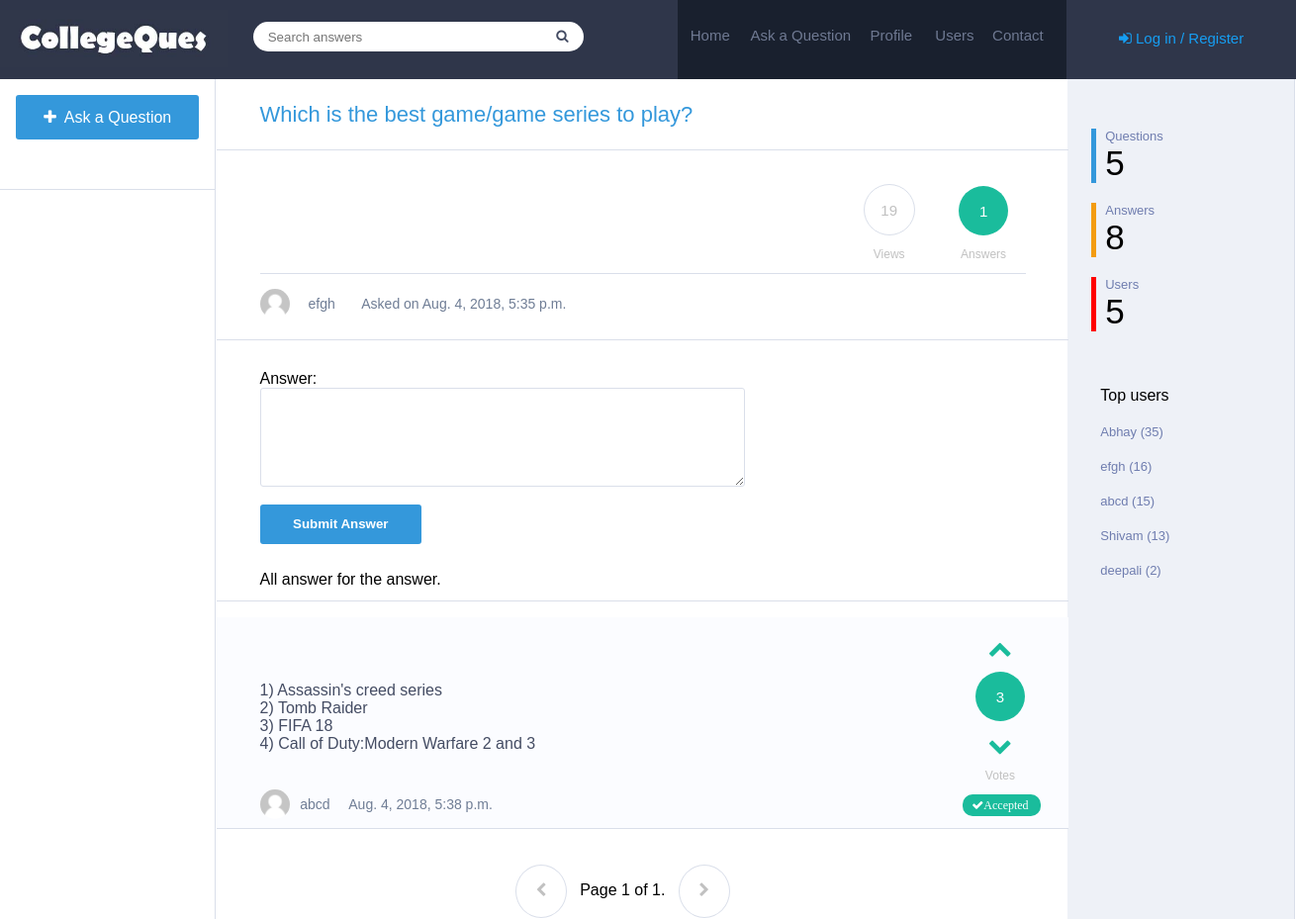
/question/3/, run on the app's committed database.
### Main/models.py (models this page shows, shortened)
class Question(models.Model):
	user=models.ForeignKey(Profile,on_delete=models.CASCADE)
	question=models.TextField()
	description=models.TextField(null=True, blank=True)
	views=models.IntegerField(default=0)
	answers=models.IntegerField(default=0)
	answered=models.IntegerField(default=0)
	timestamp=models.DateTimeField(auto_now=False, auto_now_add=True)

class Profile(models.Model):
	user=models.ForeignKey(settings.AUTH_USER_MODEL,on_delete=models.CASCADE)
	image=models.ImageField(upload_to=upload_location,null=True,blank=True,)
	location=models.TextField(default="Not mentioned")
	points=models.IntegerField(default=0)
	questions=models.IntegerField(default=0)
	answers=models.IntegerField(default=0)
	def __str__(self):
		return self.user.username

class Answer(models.Model):
	question = models.ForeignKey(Question,on_delete=models.CASCADE)
	user=models.ForeignKey(Profile,on_delete=models.CASCADE)
	answer=models.TextField()
	votes=models.IntegerField(default=0)
	accepted=models.IntegerField(default=0)
	timestamp=models.DateTimeField(auto_now=False, auto_now_add=True)

### Main/views.py (the view, shortened to what this page needs)
# urls.py: url(r'^question/(?P<id>\d+)/$', views.Question_detail,name='detail'),
def Question_detail(request,id):
  top = Profile.objects.all().order_by("-points")[:min(Profile.objects.count(),5)]
  if request.user.is_authenticated:
    profile = get_object_or_404(Profile,user=request.user)
    if profile.points < 100:
      val = str(profile.points)+" / 100"
      percent = float(profile.points)/100*100
    elif profile.points < 1000:
      val = str(profile.points)+" / 1000"
      percent = float(profile.points)/1000*100
    elif profile.points < 2000:
      val = str(profile.points)+" / 2000"
      percent = float(profile.points)/2000*100
    else:
      val = str(profile.points)
      percent = 100
  else:
    profile = get_object_or_404(Profile,id=1)
    val = ""
    percent = 100
  instance=get_object_or_404(Question,id=id)
  instance.views = instance.views + 1
  instance.save()
  queryset_list=Answer.objects.all().filter(question=instance).order_by("-accepted","-votes","-timestamp")
  query=request.GET.get('q')
  if query:
    queryset_list=queryset_list.filter(
    Q(answer__icontains=query)|
    Q(user__user__username__icontains=query)
    ).distinct()
  paginator = Paginator(queryset_list, 10)
  page = request.GET.get('page')
  try:
    queryset = paginator.page(page)
  except PageNotAnInteger:
    queryset = paginator.page(1)
  except EmptyPage:
    queryset = paginator.page(paginator.num_pages)
  context={
    "question":instance,
    "object_list":queryset,
    "page":"page",
    "profile":profile,
    "val":val,
    "percent":percent,"q":Question.objects.count(),"a":Answer.objects.count(),"u":Profile.objects.count(),"top":top
  }
  return render (request, "question.html",context)

### templates/question.html (shortened to what this page needs)
{% load static %}
<html>
<head>
<link rel='stylesheet' href='{% static "css/question.css" %}'>
<link rel="stylesheet" href="https://cdnjs.cloudflare.com/ajax/libs/font-awesome/4.7.0/css/font-awesome.min.css">
</head>
<body>
	<div class="navbar">
		<div class="logo">
			<img src='{% static "image/Logo.jpg" %}' style="width: 230px; margin-top: 10px;" />
		</div>
		<div class="search">
			<div style="margin-top: 22px; margin-left: 22.5%;">
			<form method='GET' action=''>
			<input type='text' name='q' placeholder='Search answers' value='{{request.GET.q }}' id="search1"/>
			<button type='submit' id="search2"><i class="fa fa-search" aria-hidden="true"></i></button>
			</form>
			</div>
		</div>
		<div class="navlinks">
			<h6><a href="{% url "home" %}">Home</a></h6> <h6 style="width: 30%;"><a href="{% url "create" %}">Ask a Question</a></h6> <h6><a href="{% url "profile" id=profile.id %}">Profile</a></h6> <h6><a href="{% url "user" %}">Users</a></h6> <h6><a>Contact</a></h6>
		</div>
		<div class="login" style="font-size: 15px;">
			{% if request.user.is_authenticated %}
			<p><a href="{% url "logout" %}"><i class="fa fa-sign-out" aria-hidden="true"></i> Log out</a></p>
			{% else %}
			<p><a href="{% url "login" %}"><i class="fa fa-sign-in" aria-hidden="true"></i> Log in / Register</a></p>
			{%endif %}
		</div>
	</div>
	<div class="main">
		<div class="links">
			<div id="ask-cont">
			<a href="{% url "create" %}" style="text-decoration: none;"><p class="ask"><i class="fa fa-plus" aria-hidden="true"></i>&nbsp Ask a Question</p></a>
			</div>
		</div>
		<div class="content">
			<table style="width: 100%;min-height: 100%;border-spacing: 0px;margin-right: 0px;">
				<tr>
			<td style="width:100%; float: left;">
				<div class="heading">
					<div class="tab">
						<p style="color: #3498db; padding-right: 5%;">{{ question.question }}</p>
					</div>
				</div>
			<div class="tabcontent">
				<h6 style="display: inline-block;">{{ question.description | linebreaks }}</h6>
				<div class="right">
				<div class="circle" style="display: inline-block;"><h6>{{ question.views }}</h6><p>Views</p></div>
					{% if question.answered == 0 %}
					<div class="circle" style="display: inline-block;"><h6>{{ question.answers }}</h6><p>Answers</p></div>
					{% else %}
					<div class="circle" style="display: inline-block;"><h6 style="background-color: #1abc9c;color: white; border:none;">{{ question.answers }}</h6><p>Answers</p></div>
					{% endif %}
				</div>
			</div>
			<div style="margin-top: 0px;margin-left: 5%;">
				{% if question.user.image %}
				<img src='{{ question.user.image.url }}' id="image"/>
				{% else %}
				<img src='{% static "image/default_user.png" %}' id="image"/>
				{% endif %}
				<h6 style="font-size: 14px; font-weight: normal; color: #6f7d95;" class="des1"><a href="{% url "profile" id=question.user.id %}" style="text-decoration: none;color: #6f7d95;">{{ question.user }}</a> &nbsp &nbsp &nbsp Asked on {{ question.timestamp }}</h6>
			</div>
			<br/>
			<div class="answers">
				<div class="col-xs-4 login_form">
				        <form id="create_form" method="post" action="{% url "detail" id=question.id %}">
				                Answer: <br/>
				                <textarea name="answer" id="username" style="height:100px;"></textarea>
				                <br /><br/>
				        <input type="submit" name="submit" value="Submit Answer" id="create"/>
				        </form>
				    </div>
				</div>
				<p class="question" style="height: 30px;margin-top: 20px;">All answer for the answer.</p>
				{% for obj in object_list %}
				{% if obj.accepted == 1 %}
				<div style="background-color: #fbfcff;">
				{% endif %}
				<div class="question">
					<div class="left">
						<h6 style="font-size: 16px;font-weight: normal;margin-top: 30px;" class="ques"><a style="text-decoration: none;color:#444c63;">{{ obj.answer | linebreaks }}</a></h6>
						{% if obj.user.image %}
						<img src='{{ obj.user.image.url }}' id="image"/>
						{% else %}
						<img src='{% static "image/default_user.png" %}' id="image"/>
						{% endif %}
						<h6 style="font-size: 14px; font-weight: normal; color: #6f7d95;" class="des1"><a href="{% url "profile" id=obj.user.id %}" style="text-decoration: none;color: #6f7d95;">{{ obj.user }}</a> &nbsp &nbsp {{ obj.timestamp }}</h6>
					</div>
					<div class="right" style="width: 14%;">
							{% if obj.accepted == 1 %}
							<div class="circle" style="display: inline-block;"><p><a href="{% url "up" id=obj.id %}" style="color: #1abc9c"><i class="fa fa-chevron-up fa-2x" aria-hidden="true"></i></a></p><h6 style="background-color: #1abc9c;color: white; border:none;margin-top: 0px;">{{ obj.votes }}</h6><p><a href="{% url "down" id=obj.id %}" style="color: #1abc9c"><i class="fa fa-chevron-down fa-2x" aria-hidden="true"></i></a></p><p>Votes</p>
							<p style="margin-left: 30%;color: white;" class="accepted"><i class="fa fa-check" aria-hidden="true">Accepted</i></p>
							{% endif %}
						</div>
					</div>
				</div>
				{% if obj.accepted == 1 %}
				</div>
				{% endif %}
				{% endfor %}
				<br/>
				<br/>
				<div class="page" style="width: 79%;">
				{% if object_list.has_previous %}
	            <a href="?page={{ object_list.previous_page_number }} & q={{ request.GET.q }}"><i class="fa fa-chevron-left" aria-hidden="true" style="background-color: #1abc9c;color: white; border:none;"></i></a>
	            {% else %}
	            <a><i class="fa fa-chevron-left" aria-hidden="true"></i></a>
	        	{% endif %}
	        	<span class="current">
	            &nbsp Page {{ object_list.number }} of {{ object_list.paginator.num_pages }}. &nbsp
	        	</span>
	        	{% if object_list.has_next %}
	            <a href="?page={{ object_list.next_page_number }} & q={{ request.GET.q }}" ><i class="fa fa-chevron-right " aria-hidden="true" style="background-color: #1abc9c;color: white; border:none;"></i></a>
	            {% else %}
	            <a><i class="fa fa-chevron-right " aria-hidden="true"></i></a>
	        	{% endif %}
	        </div>
			</td>
			<td class="stats" style="padding-top: 30px;vertical-align: top;">
				<div class="bor" style="border-left-color: #3498db">
					<p class="stat_q">Questions</p>
					<p class="stat_a">{{ q }}</p>
				</div>
				<div class="bor" style="border-left-color: #f39c12;">
					<p class="stat_q">Answers</p>
					<p class="stat_a">{{ a }}</p>
				</div>
				<div class="bor" style="border-left-color: red;">
					<p class="stat_q">Users</p>
					<p class="stat_a">{{ u }}</p>
				</div>
				<div class="bor" style="border:none; padding-top: 40px;">
					<p>Top users</p>
					{% for obj in top %}
					<p class="stat_q"><a  href="{% url "profile" id=obj.id %}" style="color: #6f7daf;text-decoration: none;">{{ obj.user }} ({{obj.points}})</a></p>
					{% endfor %}
				</div>
			</td>
		</tr>
		</table>
		</div>
	</div>
</body>
</html>

### static/css/question.css (style rules this page uses)
body { min-width: 1300px; margin: 0px; font-family: sans-serif; }
.navbar { width: 100%; background-color: #2f364a; height:80px; }
.logo { float: left; width:10%; height:100%; }
.search { float: left; height: 100%; width: 42.3%; }
#search1 { float: left; border:none; border-top-left-radius: 50px; border-bottom-left-radius: 50px; height:30px; width:70%; margin-right: 0px; padding-left: 15px; }
#search2 { margin-left: 0px; border:none; border-top-right-radius: 50px; border-bottom-right-radius: 50px; height:30px; margin-right: 0px; background-color: white; padding-right: 15px; color:#444c63; }
.navlinks { float: left; width:30%; background-color: #19202e; height:100%; }
.navlinks h6 { margin-top:27px; float: left; width:16%; text-align: center; margin-left: 0.3%; }
.navlinks h6 a { text-decoration: none; color: #6f7992; font-weight: normal; font-size:15px; }
.login { float: left; height: 100%; width: 17.7%; text-align: center; }
.login p { margin-top: 30px; }
.login a { text-decoration: none; color: #169ef2; }
.main { width: 100%; }
.links { float: left; top:80px; height: 100%; width:16.6%; }
.ask { margin-left: 7.5%; width:85%; height: 31px; border-style: none; border-radius: 3px; background-color: #3498db; color: white; padding-top: 14px; text-align: center; }
#ask-cont { border-bottom-style: solid; border-bottom-color: #dadfea; border-bottom-width: 1px; height:95px; }
.content { float: left; width: 83.2%; border-right-style: solid; border-right-color: #dadfea; border-right-width: 1px; border-left-style: solid; border-left-color: #dadfea; border-left-width: 1px; height: auto; }
.heading { padding-left: 5%; font-size: 22px; border-bottom-style: solid; border-bottom-color: #dadfea; border-bottom-width: 1px; margin-bottom: -1px; }
.stats { background-color: #eef1f7; width:21%; }
.login_form { border-top-style: solid; border-top-color: #dadfea; border-top-width: 1px; width: 95%; padding-left: 5%; margin-top: 10px; padding-top: 30px; }
#username { width:60%; height:40px; border-radius:3px; padding-left:1%; border-style: solid; border-color: #dadfea; border-width: 1px; }
#create { background-color: #3498db; border:none; border-radius:3px; width:20%; height: 40px; color:white; font-weight: bold; }
.tabcontent { margin-left: 5%; margin-right: 5%; border-bottom-style: solid; border-bottom-color: #dadfea; border-bottom-width: 1px; }
.tabcontent h6 { width:73%; font-weight: normal; font-size: 15px; color: #5f6f81; }
.right { width:25%; display: inline-block; }
.circle h6 { border-style: solid; border-width: 1px; border-color: #dadfea; border-radius: 50%; width:50px; height: 33px; text-align: center; padding-top:17px; font-size: 15px; font-weight: normal; color:#c1c1c1; margin-bottom: 0px; margin-left: 40px; }
.circle p { color:#c1c1c1; font-size: 12px; text-align: center; margin-left: 40px; }
.des1 { padding-top: 7px; margin-left: 6%; margin-top: 15px; margin-bottom: 0px; }
#image { width: 30px; height: 30px; border-radius: 50%; margin-bottom: 0px; float: left; }
.left { width: 83%; display: inline-block; }
.question { border-bottom-style: solid; border-bottom-color: #dadfea; border-bottom-width: 1px; padding-left: 5%; padding-top: 7px; }
.accepted { background-color: #1abc9c; color: white; border-radius: 10px; padding: 5px; padding-left: 7px; padding-right: 10px; margin-right: -18%; }
.page { width: 100%; float: left; margin-left: 35%; }
.page i { border-style: solid; border-width: 1px; border-color: #dadfea; border-radius: 50%; width:50px; height: 35px; text-align: center; padding-top:17px; font-size: 15px; font-weight: normal; color:#c1c1c1; }
.stat_q { font-size: 13px; margin-bottom: 0px; margin-top: 20px; color: #6f7daf; }
.stat_a { font-size: 35px; margin-top: 0px; margin-bottom: 0px; }
.bor { border-left-style: solid; border-left-width: 5px; padding-left: 4%; margin-left: 10%; }

### data on the page
Question: question "Which is the best game/game series to play?", views "19", answers "1", user "efgh", timestamp "Aug. 4, 2018, 5:35 p.m."
Answer: answer "1) Assassin's creed series 2) Tomb Raider 3) FIFA 18 4) Call of Duty:Modern Warfare 2 and 3", user "abcd", timestamp "Aug. 4, 2018, 5:38 p.m.", votes "3"
Profile: user "Abhay", points "35"
Profile: user "efgh", points "16"
Profile: user "abcd", points "15"
Profile: user "Shivam", points "13"
Profile: user "deepali", points "2"

### other printed values
{{ object_list.number }} "1"
{{ object_list.paginator.num_pages }} "1"
{{ q }} "5"
{{ a }} "8"
{{ u }} "5"
